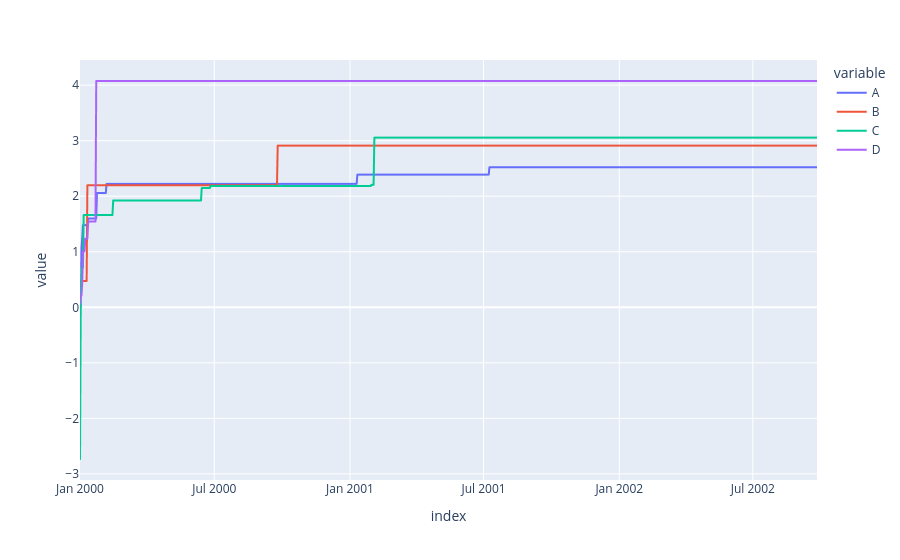

The notebook cell this image was saved under:
### Code cell
pdf = pd.DataFrame(np.random.randn(1000, 4), index=pser.index, columns=['A','B','C','D'])
psdf = ps.from_pandas(pdf)
psdf = psdf.cummax()
psdf.plot()

### Figure 1 — Plotly figure (JSON) as saved in the notebook; plotly's stock layout.template omitted (floating-point values rounded to 4 significant figures; data arrays with more than 128 entries replaced by an {"elided": "..."} marker saying what was removed)
{"data": [{"hovertemplate": "variable=A<br>index=%{x}<br>value=%{y}<extra></extra>", "legendgroup": "A", "line": {"color": "#636efa", "dash": "solid"}, "marker": {"symbol": "circle"}, "mode": "lines", "name": "A", "showlegend": true, "type": "scattergl", "x": {"elided": "1000 str values"}, "xaxis": "x", "y": {"elided": "1000 float values"}, "yaxis": "y"}, {"hovertemplate": "variable=B<br>index=%{x}<br>value=%{y}<extra></extra>", "legendgroup": "B", "line": {"color": "#EF553B", "dash": "solid"}, "marker": {"symbol": "circle"}, "mode": "lines", "name": "B", "showlegend": true, "type": "scattergl", "x": {"elided": "1000 str values"}, "xaxis": "x", "y": {"elided": "1000 float values"}, "yaxis": "y"}, {"hovertemplate": "variable=C<br>index=%{x}<br>value=%{y}<extra></extra>", "legendgroup": "C", "line": {"color": "#00cc96", "dash": "solid"}, "marker": {"symbol": "circle"}, "mode": "lines", "name": "C", "showlegend": true, "type": "scattergl", "x": {"elided": "1000 str values"}, "xaxis": "x", "y": {"elided": "1000 float values"}, "yaxis": "y"}, {"hovertemplate": "variable=D<br>index=%{x}<br>value=%{y}<extra></extra>", "legendgroup": "D", "line": {"color": "#ab63fa", "dash": "solid"}, "marker": {"symbol": "circle"}, "mode": "lines", "name": "D", "showlegend": true, "type": "scattergl", "x": {"elided": "1000 str values"}, "xaxis": "x", "y": {"elided": "1000 float values"}, "yaxis": "y"}], "layout": {"legend": {"title": {"text": "variable"}, "tracegroupgap": 0}, "margin": {"t": 60}, "xaxis": {"anchor": "y", "domain": [0, 1], "title": {"text": "index"}}, "yaxis": {"anchor": "x", "domain": [0, 1], "title": {"text": "value"}}}}
